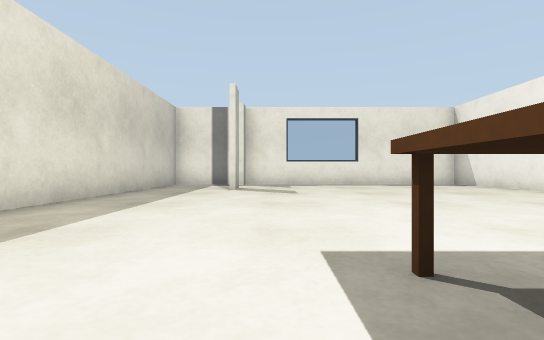
View 1 (above)

12 first-person views from a walk through a Gazebo world. The camera is 0.5 m above the floor, looks level and sees 85° across. The floor is counted in squares, 1 m on a side. Each view is taken from the middle of a square. On the plan, view 1 faces up. The plan holds only what a view shows up to about 9 squares ahead; the rest is blank.

View 2
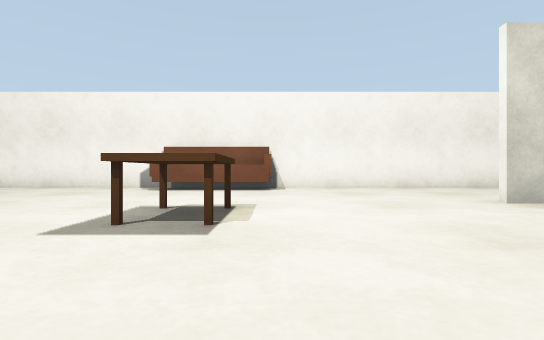

View 3
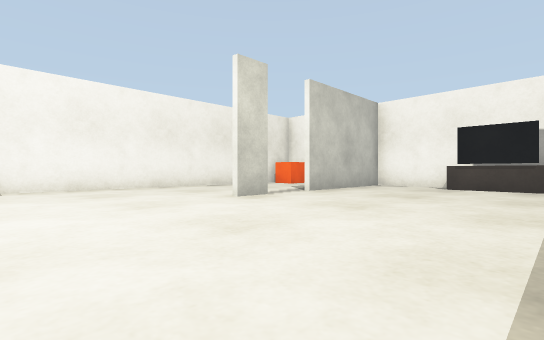

View 4
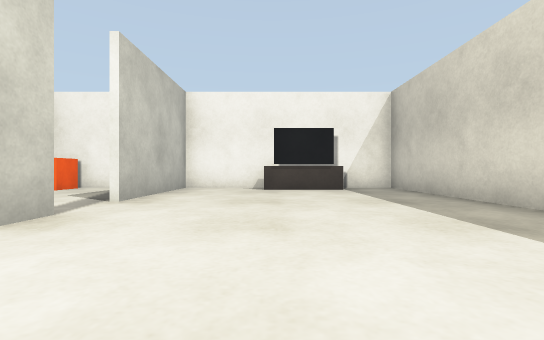

View 5
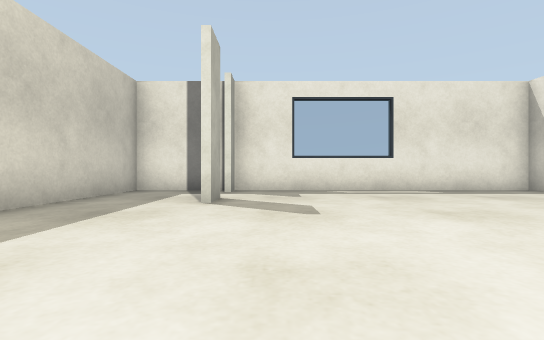

View 6
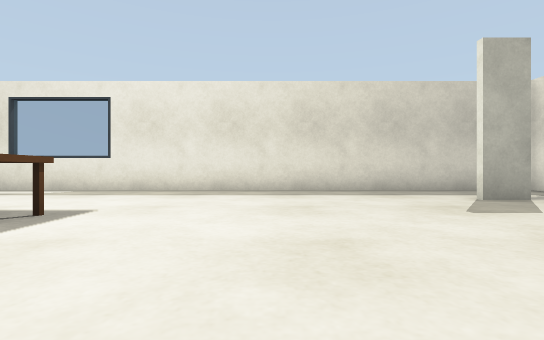

View 7
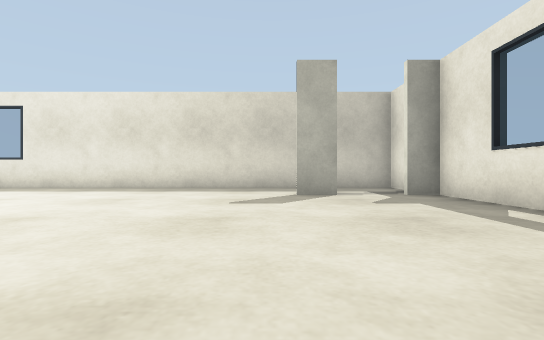

View 8
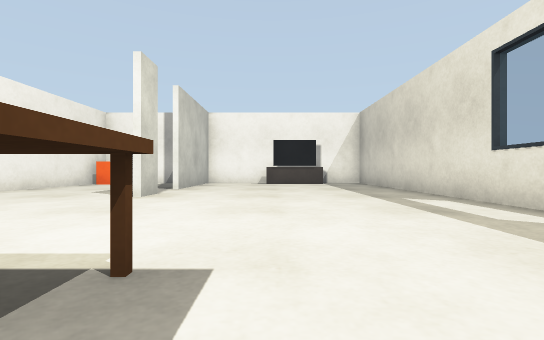

View 9
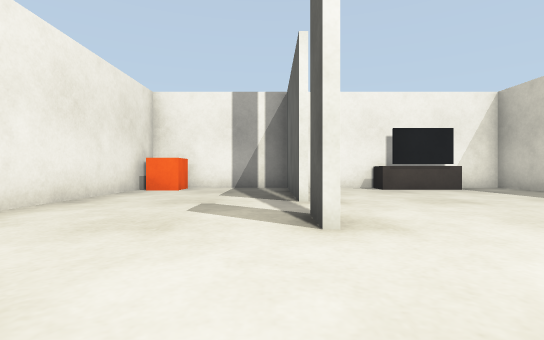

View 10
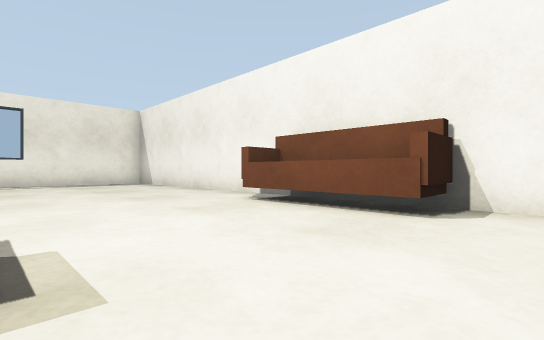

View 11
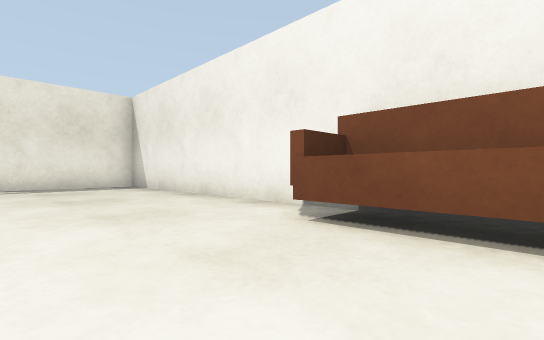

View 12
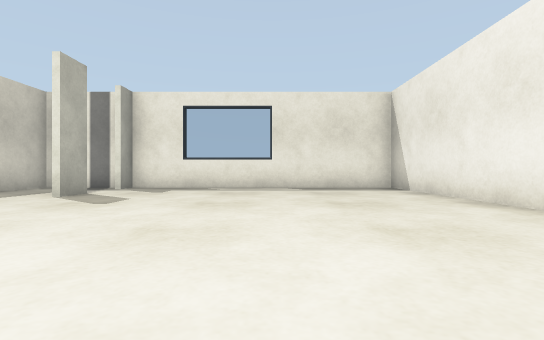

### Floor plan
Points are (right, up) in squares from view 1. A wall is a line through its corners. A room is listed if a view was taken in it or the views show most of it. See-through windows are left out.
Room 1 (views 1, 2, 3, 4, 5, 6, 7, 8, 9, 10, 11, 12)
walls: (2.6, -3.5) (2.6, -4.2); (2.4, -4.4) (2.4, -3.5); (-3.3, -2.4) (-3.3, -9.4) (-2.6, -9.4); (6.4, 2.4) (6.4, 10.3) (3, 10.3); (2.6, -5.8) (2.6, -9.4); (-0.9, 8.4) (-0.9, 7.5); (0.6, -9.4) (5.2, -9.4); (2.4, -9.4) (2.4, -5.6); (6.4, -8.5) (6.4, 0.5); (0.5, 10.3) (-0.9, 10.3) (-0.9, 9.6); (-1.1, 10.3) (-3.3, 10.3) (-3.3, 0)
low walls: (6, 0) (6, 0.5); (6.2, 0) (5.4, 0); (6, 2.4) (6, 2.8) (5.4, 2.8)
objects: window (-3, -2); window (-3, 0); TV cabinet (-2, -9) to (0, -9); TV (-1, -8); brown box (1, 1) to (2, 1); window (1, 10); window (3, 10); brown box (5, 0) to (6, 3); orange box (6, -9)

Positions as (right, up) in squares from view 1, and headings:
1: (0, 0), facing up
2: (-2, 0), facing right
3: (-2, 0), facing down-right
4: (0, -1), facing down
5: (0, 3), facing up
6: (4, 4), facing left
7: (5, 7), facing left
8: (0, 2), facing down
9: (3, -1), facing down
10: (2, -1), facing up-right
11: (3, 1), facing up-right
12: (3, 2), facing up
